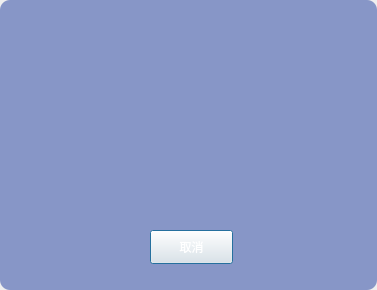
<?xml version="1.0" encoding="UTF-8"?>
<ui version="4.0">
 <class>CWaitDlg</class>
 <widget class="QDialog" name="CWaitDlg">
  <property name="geometry">
   <rect>
    <x>0</x>
    <y>0</y>
    <width>377</width>
    <height>290</height>
   </rect>
  </property>
  <property name="windowTitle">
   <string>Dialog</string>
  </property>
  <widget class="QFrame" name="frame">
   <property name="geometry">
    <rect>
     <x>0</x>
     <y>0</y>
     <width>377</width>
     <height>290</height>
    </rect>
   </property>
   <property name="styleSheet">
    <string notr="true">QFrame{
background-color: rgb(135, 150, 199);
border-radius:10px;
color:white;
}</string>
   </property>
   <property name="frameShape">
    <enum>QFrame::StyledPanel</enum>
   </property>
   <property name="frameShadow">
    <enum>QFrame::Raised</enum>
   </property>
   <widget class="QGifLabel" name="label">
    <property name="geometry">
     <rect>
      <x>150</x>
      <y>40</y>
      <width>64</width>
      <height>64</height>
     </rect>
    </property>
    <property name="autoFillBackground">
     <bool>false</bool>
    </property>
    <property name="styleSheet">
     <string notr="true">border-image: url(:/png/waiting.gif);
background-color: rgba(0, 0, 0, 0);</string>
    </property>
    <property name="text">
     <string/>
    </property>
   </widget>
   <widget class="QLineEdit" name="info">
    <property name="enabled">
     <bool>false</bool>
    </property>
    <property name="geometry">
     <rect>
      <x>60</x>
      <y>130</y>
      <width>251</width>
      <height>31</height>
     </rect>
    </property>
    <property name="font">
     <font>
      <family>黑体</family>
      <pointsize>12</pointsize>
      <weight>75</weight>
      <bold>true</bold>
     </font>
    </property>
    <property name="styleSheet">
     <string notr="true">color: rgb(255, 255, 255);
background-color: rgba(0, 0, 0, 0);</string>
    </property>
    <property name="frame">
     <bool>false</bool>
    </property>
    <property name="alignment">
     <set>Qt::AlignCenter</set>
    </property>
    <property name="readOnly">
     <bool>true</bool>
    </property>
   </widget>
   <widget class="QPushButton" name="cancelBtn">
    <property name="geometry">
     <rect>
      <x>150</x>
      <y>230</y>
      <width>83</width>
      <height>34</height>
     </rect>
    </property>
    <property name="styleSheet">
     <string notr="true">QPushButton
{
	color: rgb(255, 255, 255);
	font: 75 14pt &quot;Microsoft Yahei&quot;;
}
QPushButton{border-image:url(:/icon/res/button-normal.png);}
QPushButton:hover{border-image:url(:/icon/res/button-move.png);}
QPushButton:pressed{border-image:url(:/icon/res/button-click.png);}</string>
    </property>
    <property name="text">
     <string>取消</string>
    </property>
   </widget>
  </widget>
 </widget>
 <customwidgets>
  <customwidget>
   <class>QGifLabel</class>
   <extends>QLabel</extends>
   <header>qgiflabel.h</header>
  </customwidget>
 </customwidgets>
 <resources/>
 <connections/>
</ui>
